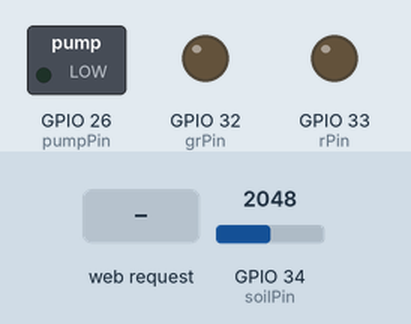
This sketch was run on a simulated ESP32. On the bench: switched loads named in the sketch (green lamp = pin HIGH), output pins drawn as LEDs (lit = HIGH). The test bench sets the inputs (shaded band); at power-on: GPIO 34 (soilPin) = 2048. WiFi joins after 1.5 s; servers stay silent unless stated; what the sketch prints to the serial monitor is not drawn.

Above: at 2.7 s.
2.8 s: HTTP request GET /pump/start received
At 4.1 s:
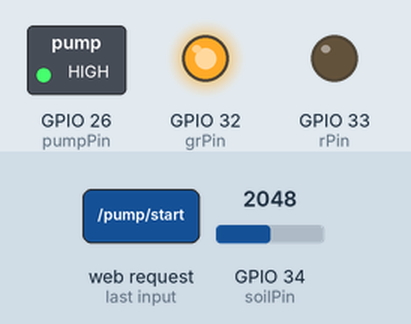
At 5.6 s:
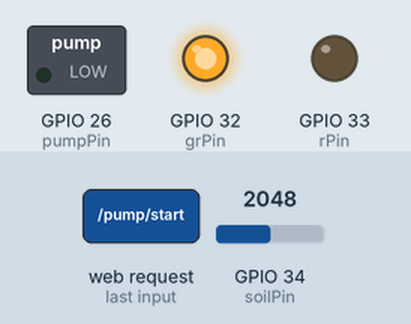
5.8 s: HTTP request GET /test/moisture received
Timing chart, 0 to 8.8 s (numbered marks = the images above; inputs shaded):
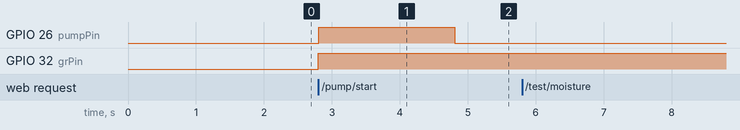

The sketch:

AloeVera.ino
```cpp
/*********
  WEB Server template credit: Rui Santos
  Complete project details at https://randomnerdtutorials.com
*********/

// Load Wi-Fi library
#include <WiFi.h>

// Replace with your network credentials
const char* ssid = "TELUS3064";
const char* password = "qy87j9jn5f";

// Set web server port number to 80
WiFiServer server(80);

// Variable to store the HTTP request
String header;

// Auxiliar variables to store the current output state
String pumpState = "off";
int soilMoisture;
const int waterTime = 2000;
const int drySoil = 3000;

// Assign output variables to GPIO pins
const int pumpPin = 26;
const int soilPin = 34;
const int grPin = 32;
const int rPin = 33;

// For timer when the client is connected
unsigned long grLedStartTime = 0;
bool grLedActive = false;

unsigned long currentTime = millis();
unsigned long previousTime = 0;
const long timeoutTime = 2000;

void setup() {
    Serial.begin(115200);
    // Initialize the output variables as outputs
    pinMode(pumpPin, OUTPUT);
    pinMode(soilPin, INPUT);
    pinMode(grPin, OUTPUT);
    pinMode(rPin, OUTPUT);
    // Set outputs to LOW
    digitalWrite(pumpPin, LOW);
    soilMoisture = analogRead(soilPin);
    digitalWrite(grPin, LOW);
    digitalWrite(rPin, LOW);
    Serial.println("lights on");

    // Connect to Wi-Fi network with SSID and password
    Serial.print("Connecting to ");
    Serial.println(ssid);
    WiFi.begin(ssid, password);
    while (WiFi.status() != WL_CONNECTED) {
        delay(500);
        Serial.print(".");
    }
    // Print local IP address and start web server
    Serial.println("");
    Serial.println("WiFi connected.");
    Serial.println("IP address: ");
    Serial.println(WiFi.localIP());
    server.begin();
}

void loop() {
    if (grLedActive && (millis() - grLedStartTime >= 120000UL)) {
      digitalWrite(grPin, LOW);
      digitalWrite(rPin, LOW);
      grLedActive = false;
    }

    WiFiClient client = server.available();   // Listen for incoming clients

    if (client) {                             // If a new client connects,
        currentTime = millis();
        previousTime = currentTime;
        Serial.println("New Client.");          // print a message out in the serial port

        // Client connected timer (2mins)
        digitalWrite(grPin, HIGH);
        grLedStartTime = millis();  // Start the 2-minute timer
        grLedActive = true;         // Arm the auto-off

        String currentLine = "";                // make a String to hold incoming data from the client
        while (client.connected() && currentTime - previousTime <= timeoutTime) {  // loop while the client's connected
            currentTime = millis();
            if (client.available()) {             // if there's bytes to read from the client,
                char c = client.read();             // read a byte, then
                Serial.write(c);                    // print it out the serial monitor
                header += c;
                if (c == '\n') {                    // if the byte is a newline character
                    // if the current line is blank, you got two newline characters in a row.
                    // that's the end of the client HTTP request, so send a response:
                    if (currentLine.length() == 0) {
                        // HTTP headers always start with a response code (e.g. HTTP/1.1 200 OK)
                        // and a content-type so the client knows what's coming, then a blank line:
                        client.println("HTTP/1.1 200 OK");
                        client.println("Content-type:text/html");
                        client.println("Connection: close");
                        client.println();

                        // Display the HTML web page
                        client.println("<!DOCTYPE html><html>");
                        // Header block
                        if (header.indexOf("GET /pump/start") >= 0) {
                            pumpState = "on";
                            // Only add the refresh when watering
                            client.println("<head><meta name=\"viewport\" content=\"width=device-width, initial-scale=1\">");
                            client.println("<meta http-equiv=\"refresh\" content=\"" + String(waterTime / 1000) + "; url=/\">");
                            client.println("</head>");
                        }
                        else {
                            // Normal head without refresh
                            client.println("<head><meta name=\"viewport\" content=\"width=device-width, initial-scale=1\">");
                            client.println("</head>");
                        }

                        client.println("<link rel=\"icon\" href=\"data:,\">");
                        // CSS to style the on/off buttons
                        // Feel free to change the background-color and font-size attributes to fit your preferences
                        client.println("<style>html { font-family: Helvetica; display: inline-block; margin: 0px auto; text-align: center;}");
                        client.println(".button { background-color: #4CAF50; border: none; color: white; padding: 16px 40px;");
                        client.println("text-decoration: none; font-size: 30px; margin: 2px; cursor: pointer;}");
                        client.println(".button2 {background-color: #555555;}</style></head>");

                        // Web Page Heading
                        client.println("<body><h1>Aloe Vera</h1>");

                        // Display current state, and ON/OFF buttons for GPIO 26
                        soilMoisture = analogRead(soilPin);
                        if (soilMoisture > drySoil){
                          digitalWrite(rPin, HIGH);
                        }
                        else {
                          digitalWrite(rPin, LOW);
                        }
                        client.println("<p>Soil Moisture Level = " + String(soilMoisture) + "</p>");
                        if (header.indexOf("GET /test/moisture") >= 0) {
                            client.println("<p><a href=\"/test/moisture\"><button class=\"button\">Test Soil</button></a></p>");
                            client.println("</body></html>");

                            client.println("<head><meta name=\"viewport\" content=\"width=device-width, initial-scale=1\">");
                            client.println("<meta http-equiv=\"refresh\" content=\"" + String(0) + "; url=/\">");
                            client.println("</head>");
                        }
                        else {
                            client.println("<p><a href=\"/test/moisture\"><button class=\"button\">Test Soil</button></a></p>");
                        }


                        client.println("<p>Pump " + pumpState + "</p>");
                        // turns the GPIOs on and off
                        if (header.indexOf("GET /pump/start") >= 0) {
                            Serial.println("GPIO 26 on");
                            pumpState = "on";
                            client.println("<p><a href=\"/pump/start\"><button class=\"button button2\">Watering...</button></a></p>");
                            client.println("</body></html>");
                            client.println();
                            client.stop();

                            digitalWrite(pumpPin, HIGH);
                            delay(waterTime);
                            pumpState = "off";
                            digitalWrite(pumpPin, LOW);
                            header = "";
                        }
                        else {
                            client.println("<p><a href=\"/pump/start\"><button class=\"button\">WATER</button></a></p>");
                        }

                        client.println("</body></html>");
                        client.println();

                        break;
                    }
                    else { // if you got a newline, then clear currentLine
                        currentLine = "";
                    }
                }
                else if (c != '\r') {  // if you got anything else but a carriage return character,
                    currentLine += c;      // add it to the end of the currentLine
                }
            }
        }
        // Clear the header variable
        header = "";
        // Close the connection
        client.stop();
        Serial.println("");
    }
}
```

Measured:
- after the input at 2.8 s, GPIO 26 (pumpPin): LOW → HIGH at once, → LOW 2.0 s later; GPIO 32 (grPin): LOW → HIGH at once
- after the input at 5.8 s, every drawn part: stays the same
